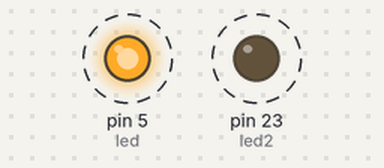
Recording of a sketch running on a simulated Arduino Mega 2560, built with avr-gcc and run on an emulated ATmega2560. On the bench: output pins drawn as LEDs (lit = HIGH). Dashed ring = blinking. What the sketch prints to the serial monitor is not drawn.

Above: at 0.5 s.
Timing chart, 0 to 4.6 s (numbered marks = the images above):
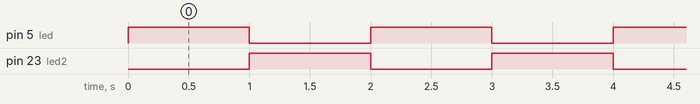

The sketch:

pertemuan3led.ino
```cpp
#define led 5
#define led2 23

void setup() {
  Serial.begin(115200);
  Serial.println("IoT Telegram kendali LED");
  pinMode(led, OUTPUT);
  pinMode(led2, OUTPUT);
}

void loop() {
  digitalWrite(led, HIGH);
  digitalWrite(led2, LOW);
  Serial.println("LED ON");
  delay(1000);

  digitalWrite(led, LOW);
  digitalWrite(led2, HIGH);
  Serial.println("LED OFF");
  delay(1000);
}
```

Measured:
- by itself, pin 5 (led), pin 23 (led2): alternates HIGH for 1.0 s and LOW for 1.0 s
